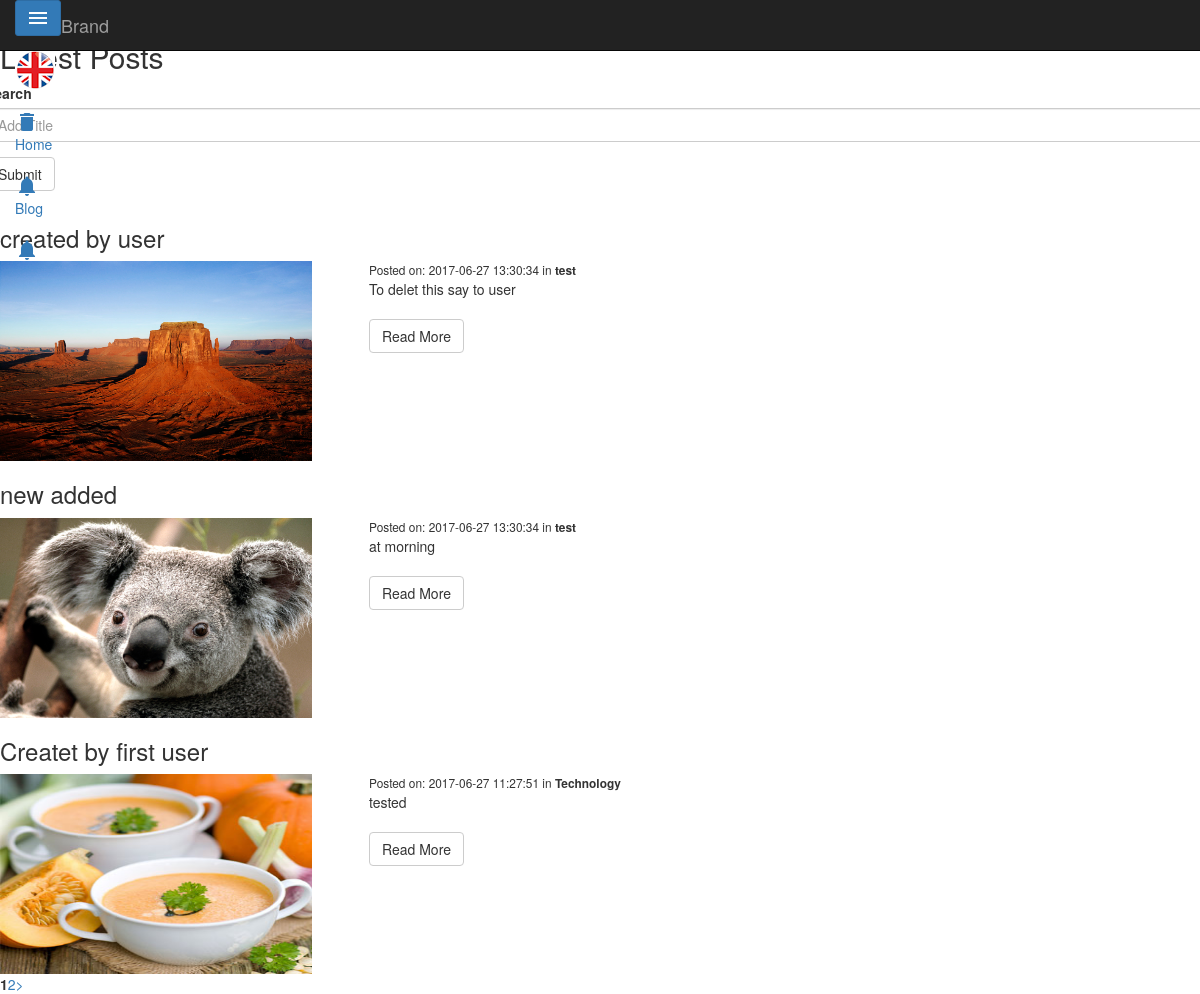
The page /posts on the database its author committed.
### tables this page shows
CREATE TABLE `posts` (
  `id` int(11) NOT NULL,
  `category_id` int(11) NOT NULL,
  `user_id` int(11) NOT NULL,
  `title` varchar(255) NOT NULL,
  `slug` varchar(255) NOT NULL,
  `body` text NOT NULL,
  `post_image` varchar(255) NOT NULL,
  `created_at` timestamp NOT NULL DEFAULT CURRENT_TIMESTAMP
);

CREATE TABLE `categories` (
  `id` int(11) NOT NULL,
  `name` varchar(255) NOT NULL,
  `created_at` timestamp NOT NULL DEFAULT CURRENT_TIMESTAMP,
  `user_id` varchar(200) NOT NULL
);

### application/controllers/Posts.php (called while the page is built, shortened)
<?php
	class Posts extends CI_Controller{
		public function index($offset = 0){
			$config['per_page'] = 3;
			$data['title'] = 'Latest Posts';
			if ($this->input->post('title')!=NULL) {
				$data['posts'] = $this->post_model->get_posts_title($this->input->post('title'));
			}else{
				$data['posts'] = $this->post_model->get_posts(FALSE, $config['per_page'], $offset);
			}
			$this->load->view('templates/header');
			$this->load->view('posts/index', $data);
			$this->load->view('templates/footer');
		}
	}

### index.php (called while the page is built, shortened)
<?php
require_once BASEPATH.'core/CodeIgniter.php';

### application/models/Post_model.php (called while the page is built, shortened)
<?php
	class Post_model extends CI_Model{
		public function get_posts($slug = FALSE, $limit = FALSE, $offset = FALSE){
			if($limit){
				$this->db->limit($limit, $offset);
			}
			if($slug === FALSE){
				$this->db->order_by('posts.id', 'DESC');
				$this->db->join('categories', 'categories.id = posts.category_id');
				$query = $this->db->get('posts');
				return $query->result_array();
			}
			$query = $this->db->get_where('posts', array('slug' => $slug));
			return $query->row_array();
		}
	}

### application/views/posts/index.php (the view)
<div class="pmd-content" id="content">
        <h2 class="headline"><?= $title ?></h2>
        <div class="row">
	<?php echo form_open_multipart('posts/index/'); ?>
<div class="form-group">
  <label class="control-label">Search</label>
    <input type="text" class="form-control" name="title" placeholder="Add Title">
  </div>
  <button type="submit" class="btn btn-default">Submit</button>
</form>
</div>
<?php foreach($posts as $post) : ?>
	<h3><?php echo $post['title']; ?></h3>
	<div class="row">
		<div class="col-md-3" style="width:30%">
			<img class="post-thumb" src="<?php echo site_url(); ?>assets/images/posts/<?php echo $post['post_image']; ?>" height="25%" width="92%">
		</div>
		<div class="col-md-8">
			<small class="post-date">Posted on: <?php echo $post['created_at']; ?> in <strong><?php echo $post['name']; ?></strong></small><br>
		<?php echo word_limiter($post['body'], 60); ?>
		<br><br>
		<p><a class="btn btn-default" href="<?php echo site_url('/posts/'.$post['slug']); ?>">Read More</a></p>
		</div>
	</div>
<?php endforeach; ?>
<div class="pagination-links">
		<?php echo $this->pagination->create_links(); ?>
</div>
</div>

### application/views/templates/header.php (shortened to what this page needs)
<link rel="stylesheet" href="https://maxcdn.bootstrapcdn.com/bootstrap/3.3.6/css/bootstrap.min.css" />
<link rel="stylesheet" href="http://propeller.in/components/typography/css/typography.css" />
<link rel="stylesheet" href="http://propeller.in/components/navbar/css/navbar.css" />
<link rel="stylesheet" href="http://propeller.in/components/dropdown/css/dropdown.css" />
<link rel="stylesheet" href="http://propeller.in/components/button/css/button.css"/>
<link rel="stylesheet" href="http://propeller.in/components/list/css/list.css" />
<link rel="stylesheet" href="http://propeller.in/components/icons/css/google-icons.css" />
<link rel="stylesheet" href="http://propeller.in/components/sidebar/css/sidebar.css"/>
<nav class="navbar navbar-inverse pmd-navbar navbar-fixed-top pmd-z-depth" style="position:absolute;">
  <div class="container-fluid">
      <div class="navbar-header">
          <a href="javascript:void(0);" class="btn btn-sm pmd-btn-fab pmd-btn-flat pmd-ripple-effect btn-primary pull-left margin-r8 pmd-sidebar-toggle"><i class="material-icons">menu</i></a>
          <a class="navbar-brand" href="javascript:void(0);">Brand</a>
      </div>
  </div>
</nav>
<section id="pmd-main">
    <aside class="pmd-sidebar sidebar-custom sidebar-default pmd-sidebar-left-fixed pmd-sidebar-left pmd-z-depth sidebar-hide-custom" role="navigation" style="position: absolute;">
        <ul class="nav pmd-sidebar-nav">
            <li class="dropdown pmd-dropdown pmd-user-info">
                <a aria-expanded="false" data-toggle="dropdown" data-sidebar="true" class="btn-user dropdown-toggle media" href="javascript:void(0);">
                    <div class="media-left">
                        <img width="40" height="40" alt="avatar" src="<?php echo base_url(); ?>/assets/images/posts/images.png">
                    </div>
                </a>
            </li>
            <li> <a class="pmd-ripple-effect" href="<?php echo base_url(); ?>"><i class="material-icons media-left media-middle">delete</i> <span class="media-body">Home</span></a> </li>
            <li> <a class="pmd-ripple-effect" href="<?php echo base_url(); ?>posts"><i class="material-icons media-left media-middle">notifications</i> <span class="media-body">Blog</span></a> </li>
            <li> <a class="pmd-ripple-effect" href="<?php echo base_url(); ?>categories"><i class="material-icons media-left media-middle">notifications</i> <span class="media-body">Categories</span></a> </li>
        </ul>
    </aside>

### application/views/templates/footer.php (shortened to what this page needs)
</section>

### rows shown on the page
posts: title "created by user", post_image (picture), category.created_at "2017-06-27 13:30:34", category.name "test", body "To delet this say to user"
posts: title "new added", post_image (picture), category.created_at "2017-06-27 13:30:34", category.name "test", body "at morning"
posts: title "Createt by first user", post_image (picture), category.created_at "2017-06-27 11:27:51", category.name "Technology", body "tested"

### other values the page prints
$title "Latest Posts"
$this->pagination->create_links() "1 2 >"
